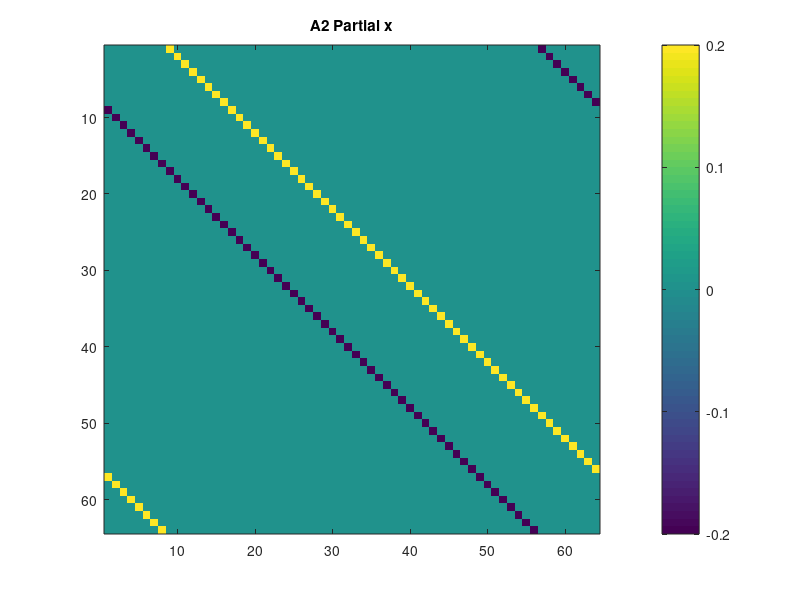
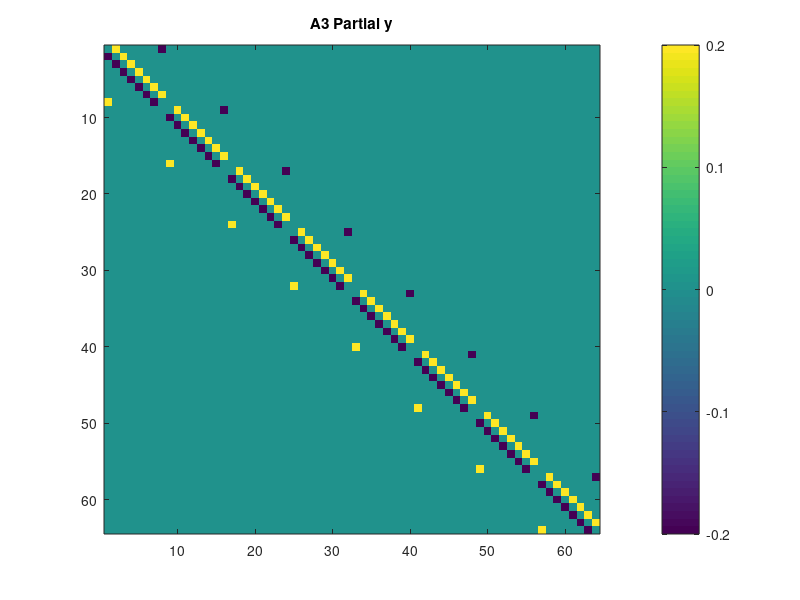
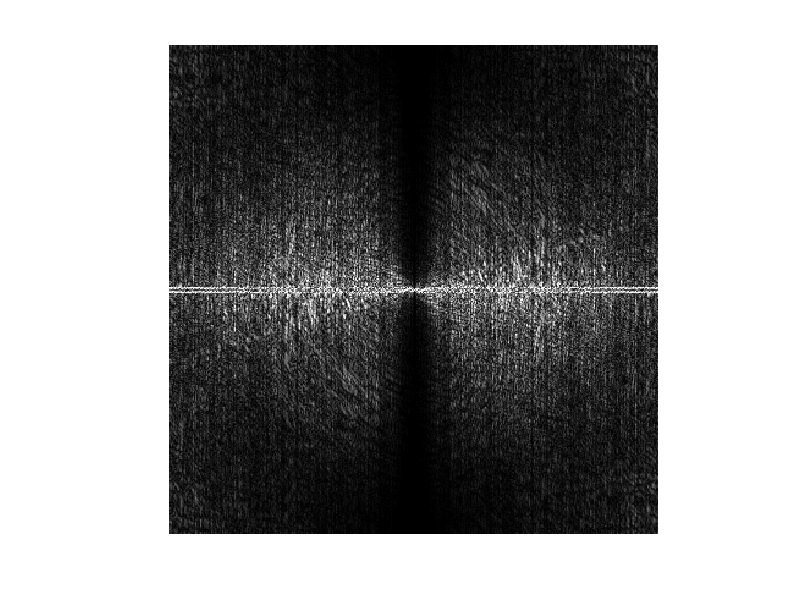
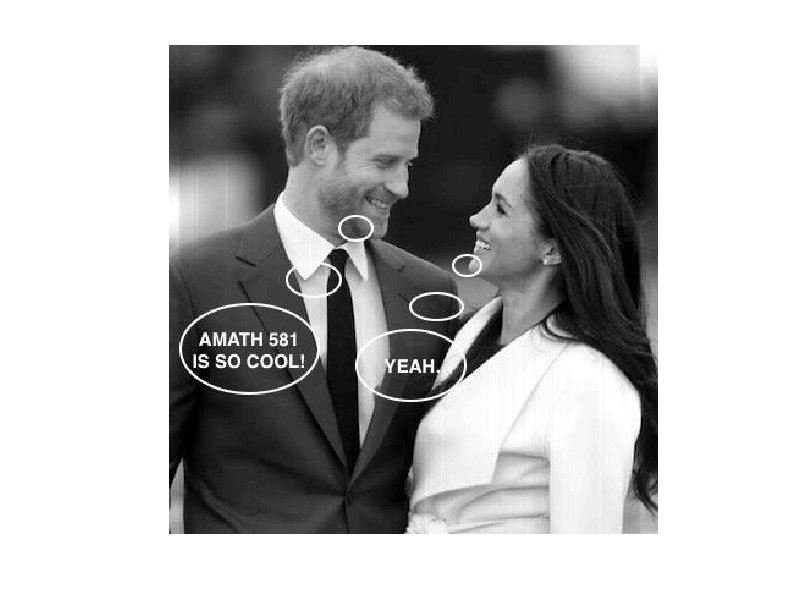

Recreate these plots in MATLAB, in order.
% Homework MATLAB template file
% Your main file should be named "solution.m" and it should be saved as UTF-8 file.

% !!! Solution failed because I didn't make the matrix from sparse to full
% matrix. 

% !!! Solution failed because the coefficients for the finite diff for
% patial x, second order. 

% !!! Soluton 3 failed, a big bug is identified on the algorithms that
% procudes the finite difference matrix. 

% !!! Solution 4 Failed, I might have swapped the partial x operator matrix
% with the partial y operation matrix. 

function [consoleout, A1, A2, A3, A4, A5] = solution()
 [consoleout, A1, A2, A3, A4, A5] = evalc('student_solution(0)'); 
end

function [A1, A2, A3, A4, A5] = student_solution(dummy_argument)
    
    % keep these lines to load Fmat and permvec
    % DO NOT submit the mat files to Gradescope
    load Fmat.mat 
    load permvec.mat
    
    % your solution code goes here
    
    % assign the variables you are asked to save here  
    [A1, A2, A3] = Problem1();
    [A4, A5]     = Problem2(Fmat, permvec);
end

% your extra functions, if you need them, can be in other files (don't forget to upload them too!)

function [A1, A2, A3] = Problem1()

    N = 8; 
    % 1D operator: 
    P  = FiniteDiffMatrix([1 -2 1], [-1, 0, 1], 8);  
    
    % second derivatice second order central periodic. 
    P2 = FiniteDiffMatrix([-1, 0, 1], [-1, 0, 1], 8); 
    % 2D operator: 
    Laplacian = kron(eye(N), P) + kron(P, eye(N));
    DeltaX = 20/N;  % domain: [-10, 10]; 
    Laplacian = Laplacian./DeltaX^2;

    PartialX2d = kron(P2, eye(N));
    PartialX2d = PartialX2d./(2*DeltaX);

    PartialY2d = kron(eye(N), P2);
    PartialY2d = PartialY2d./(2*DeltaX);

    A1 = Laplacian;
    A2 = PartialX2d;
    figure; imagesc(A2); colorbar; title("A2 Partial x");
    A3 = PartialY2d;
    figure; imagesc(A3); colorbar; title("A3 Partial y");
    
    A1 = full(A1); A2 = full(A2); A3 = full(A3);
end

function [A4, A5] = Problem2(Fmat, permvec)
    CenterBlocks = Fmat(161:240, 161:240);
    BlockVec = Transform(CenterBlocks, 1);
    NewBlockVec = zeros(20, 20, 16);
    
    for I = 1:16
        J = permvec(I);
        NewBlockVec(:, :, I) = BlockVec(:, :, J);
    end
    CenterBlocksDecrypted = Transform(NewBlockVec, 2);

    FmatDecrypted = Fmat; 
    FmatDecrypted(161: 240, 161: 240) = CenterBlocksDecrypted; 
    figure; imshow(abs(FmatDecrypted)./max(abs(FmatDecrypted)));
    A4 = abs(FmatDecrypted);
    A5 = abs(ifft2(ifftshift(FmatDecrypted)));
    figure; imshow(abs(A5)./max(abs(A5)));
    
end

% Helper Functions and stuff ----------------------------------------------

function Result = Transform(theInput, mode)
    % The input should be a matrix, and it has to be 400 by 400 for the
    % sake of this HW. 
    % Param: 
    %   mode 1: means it's matrix to block vector.
    %   mode 2: means it's block vector to matrix. 
    
    [M, N] = size(theInput);
    
    if mode == 1
        % The input is a 80 by 80 matrix, the center of the Fourier
        % space of the 400 by 400 image. 
        if M ~= 80 || N ~= 80
            error("The input matrix must be 400 by 400 for the sake of the HW. ");
        end
        Result = zeros(20, 20, 16);
        Counter = 1;
        for Row = 1:20:80
           for Col = 1:20:80
               Result(:, :, Counter) = theInput(Col: Col + 19, Row: Row + 19);
               Counter = Counter + 1;
           end
        end
        
    elseif mode == 2
        % The input is a vector with length 16, containing all the 20 by 20
        % blocks needed to reconstruct the original matrix, the 80 by 80
        % center fourier sequence. 
        [M, N, O] = size(theInput); 
        if ~(M == 20 && N == 20 && O == 16)
            error("Input wrong Dimension, it should be 20x20x16"); 
        end
        Result = zeros(80, 80);
        for Block = 0: 15
            I = mod(Block, 4); 
            J = int16(floor(Block/4));
            % disp(strcat("I: ", num2str(I), " J: ", num2str(J)))
            Result(I*20 + 1:I*20 + 20, J*20 + 1: J*20 + 20) = ... 
                theInput(:, :, Block + 1);
        end
    end
end

function [b, a] = swap(a, b)
end

function P = FiniteDiffMatrix(filter, diagonalPosition, n)
    % This is a smart function that is going to construct the differential
    % matrix for you, assumning a periodic boundary conditions. It will
    %
    % Filter: 
    %   This is the finite differnce coefficients. SHOULD BE ROW VECTOR.
    %
    % diagonalPosition: 
    %   This represent where the finite different coefficients is applied
    %   to the sampled points.
    
    if length(filter) ~= length(diagonalPosition)
        error("Please check you input, the number of diagonal equals to the finite diff coefficients.");
    end
    
    e       = ones(n, 1);
    P       = spdiags(e.*filter, diagonalPosition, n, n);
    NewDiag = zeros(size(filter));
    
    % Handle Periodic Conditions. 
    for I = 1: length(NewDiag)
       if diagonalPosition(I) < 0
           NewDiag(I) = (n + diagonalPosition(I));
       elseif diagonalPosition(I) > 0
           NewDiag(I) = -(n - diagonalPosition(I));
       else
           filter(I) = 0;  % No overlap. 
       end
    end
    P = P + spdiags(e.*filter, NewDiag, n, n);
end
